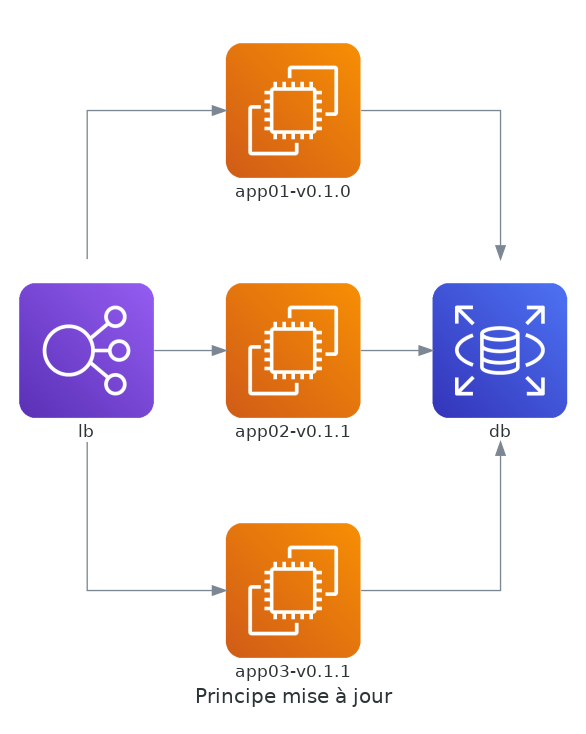

Here is the Python script that generated this plot:
# diagram.py
from diagrams import Diagram
from diagrams.aws.compute import EC2
from diagrams.aws.database import RDS
from diagrams.aws.network import ELB

graph_attr = {
    "margin":"-1.8, -1.8"
}

with Diagram("Principe mise à jour", filename="principe-lb-update", graph_attr=graph_attr, show=False):
    ELB("lb") >> [EC2("app01-v0.1.0"),
                  EC2("app02-v0.1.1"),
                  EC2("app03-v0.1.1")] >> RDS("db")
